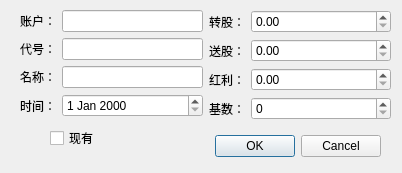
<?xml version="1.0" encoding="UTF-8"?>
<ui version="4.0">
 <class>myDividendsDialog</class>
 <widget class="QDialog" name="myDividendsDialog">
  <property name="geometry">
   <rect>
    <x>0</x>
    <y>0</y>
    <width>402</width>
    <height>173</height>
   </rect>
  </property>
  <property name="windowTitle">
   <string>Dialog</string>
  </property>
  <widget class="QDialogButtonBox" name="buttonBox">
   <property name="geometry">
    <rect>
     <x>210</x>
     <y>130</y>
     <width>171</width>
     <height>32</height>
    </rect>
   </property>
   <property name="orientation">
    <enum>Qt::Horizontal</enum>
   </property>
   <property name="standardButtons">
    <set>QDialogButtonBox::Cancel|QDialogButtonBox::Ok</set>
   </property>
  </widget>
  <widget class="QWidget" name="horizontalLayoutWidget_2">
   <property name="geometry">
    <rect>
     <x>20</x>
     <y>10</y>
     <width>371</width>
     <height>111</height>
    </rect>
   </property>
   <layout class="QHBoxLayout" name="horizontalLayout_2" stretch="1,1">
    <item>
     <layout class="QFormLayout" name="formLayout">
      <item row="1" column="0">
       <widget class="QLabel" name="label">
        <property name="text">
         <string>代号：</string>
        </property>
       </widget>
      </item>
      <item row="1" column="1">
       <widget class="QLineEdit" name="codeLineEdit">
        <property name="readOnly">
         <bool>true</bool>
        </property>
       </widget>
      </item>
      <item row="2" column="0">
       <widget class="QLabel" name="label_2">
        <property name="text">
         <string>名称：</string>
        </property>
       </widget>
      </item>
      <item row="2" column="1">
       <widget class="QLineEdit" name="nameLineEdit">
        <property name="readOnly">
         <bool>true</bool>
        </property>
       </widget>
      </item>
      <item row="3" column="0">
       <widget class="QLabel" name="label_5">
        <property name="text">
         <string>时间：</string>
        </property>
       </widget>
      </item>
      <item row="0" column="0">
       <widget class="QLabel" name="label_8">
        <property name="text">
         <string>账户：</string>
        </property>
       </widget>
      </item>
      <item row="0" column="1">
       <widget class="QLineEdit" name="accountLineEdit">
        <property name="readOnly">
         <bool>true</bool>
        </property>
       </widget>
      </item>
      <item row="3" column="1">
       <widget class="QDateEdit" name="dateEdit"/>
      </item>
     </layout>
    </item>
    <item>
     <layout class="QFormLayout" name="formLayout_2">
      <item row="0" column="0">
       <widget class="QLabel" name="label_3">
        <property name="text">
         <string>转股：</string>
        </property>
       </widget>
      </item>
      <item row="1" column="0">
       <widget class="QLabel" name="label_6">
        <property name="text">
         <string>送股：</string>
        </property>
       </widget>
      </item>
      <item row="2" column="0">
       <widget class="QLabel" name="label_4">
        <property name="text">
         <string>红利：</string>
        </property>
       </widget>
      </item>
      <item row="3" column="0">
       <widget class="QLabel" name="label_7">
        <property name="text">
         <string>基数：</string>
        </property>
       </widget>
      </item>
      <item row="3" column="1">
       <widget class="QSpinBox" name="baseSpinBox"/>
      </item>
      <item row="2" column="1">
       <widget class="QDoubleSpinBox" name="capitalBonusSpinBox"/>
      </item>
      <item row="1" column="1">
       <widget class="QDoubleSpinBox" name="shareBonusSpinBox"/>
      </item>
      <item row="0" column="1">
       <widget class="QDoubleSpinBox" name="shareSplitSpinBox"/>
      </item>
     </layout>
    </item>
   </layout>
  </widget>
  <widget class="QCheckBox" name="currentHoldCheckBox">
   <property name="geometry">
    <rect>
     <x>50</x>
     <y>130</y>
     <width>71</width>
     <height>16</height>
    </rect>
   </property>
   <property name="text">
    <string>现有</string>
   </property>
  </widget>
 </widget>
 <resources/>
 <connections>
  <connection>
   <sender>buttonBox</sender>
   <signal>accepted()</signal>
   <receiver>myDividendsDialog</receiver>
   <slot>accept()</slot>
   <hints>
    <hint type="sourcelabel">
     <x>248</x>
     <y>254</y>
    </hint>
    <hint type="destinationlabel">
     <x>157</x>
     <y>274</y>
    </hint>
   </hints>
  </connection>
  <connection>
   <sender>buttonBox</sender>
   <signal>rejected()</signal>
   <receiver>myDividendsDialog</receiver>
   <slot>reject()</slot>
   <hints>
    <hint type="sourcelabel">
     <x>316</x>
     <y>260</y>
    </hint>
    <hint type="destinationlabel">
     <x>286</x>
     <y>274</y>
    </hint>
   </hints>
  </connection>
 </connections>
</ui>
